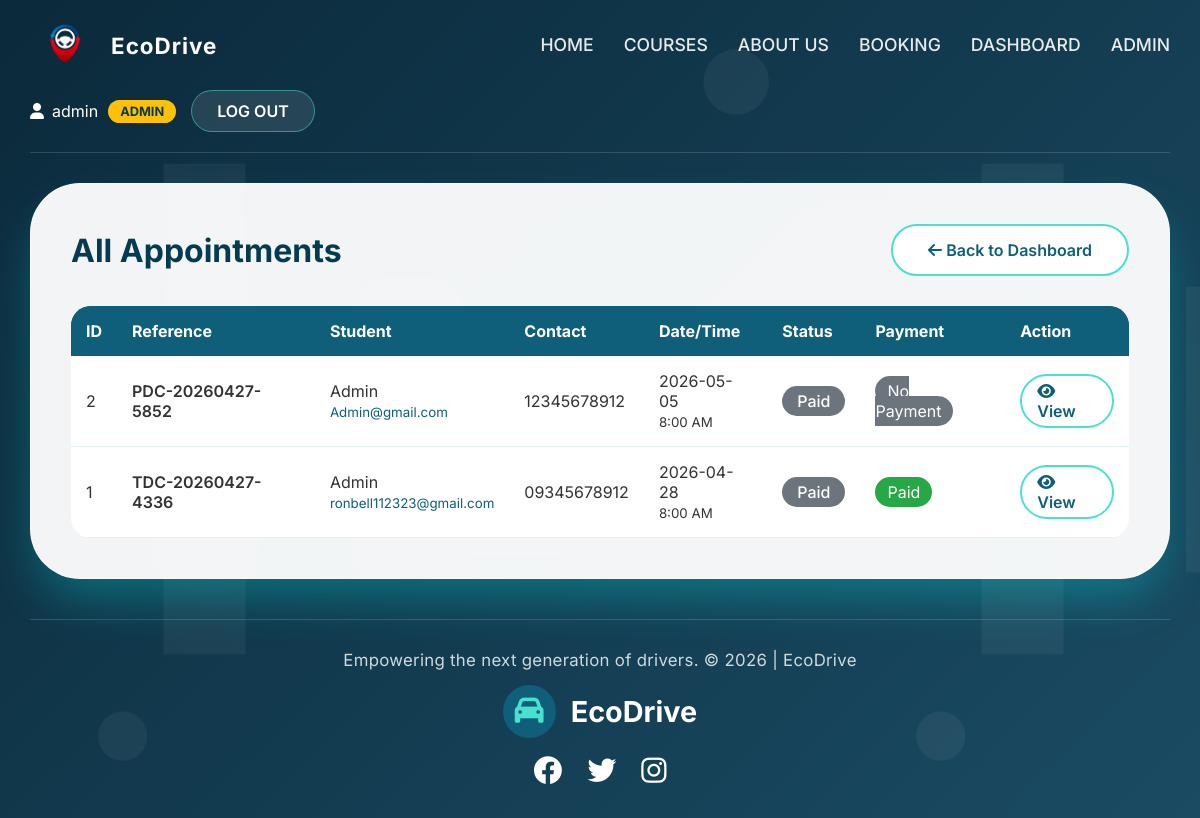
/admin/appointments (signed in), run on the app's committed database.
### models.py (models this page shows)
class Appointment(db.Model):
    __tablename__ = 'appointment'
    id = db.Column(db.Integer, primary_key=True)
    user_id = db.Column(db.Integer, db.ForeignKey('user.id'), nullable=False)
    full_name = db.Column(db.String(200), nullable=False)
    email = db.Column(db.String(200), nullable=False)
    contact_number = db.Column(db.String(50), nullable=False)
    location = db.Column(db.String(100))
    status = db.Column(db.String(50), default='Paid')
    booking_date = db.Column(db.DateTime, default=lambda: datetime.now(timezone.utc))
    reference_number = db.Column(db.String(50), unique=True)
    vehicle_type = db.Column(db.String(50), default='4w')
    tdc_status = db.Column(db.String(20), default='Pending')
    pdc_status = db.Column(db.String(20), default='Pending')
    payment = db.relationship('Payment', backref='appointment', uselist=False, cascade='all, delete-orphan')

class Payment(db.Model):
    __tablename__ = 'payment'
    id = db.Column(db.Integer, primary_key=True)
    appointment_id = db.Column(db.Integer, db.ForeignKey('appointment.id'), nullable=False)
    amount = db.Column(db.Float, nullable=False)
    payment_method = db.Column(db.String(50))
    transaction_id = db.Column(db.String(100), unique=True)
    status = db.Column(db.String(50), default='Paid')
    payment_date = db.Column(db.DateTime)
    reference_number = db.Column(db.String(50))

### app.py (the view)
@app.route('/admin/appointments')
@admin_required
def admin_appointments():
    appointments = Appointment.query.order_by(Appointment.booking_date.desc()).all()
    return render_template('admin_appointments.html', appointments=appointments)

### app.py (called while the page is built)
def admin_required(f):
    @wraps(f)
    def decorated_function(*args, **kwargs):
        if 'user_id' not in session:
            flash('Please login first', 'warning')
            return redirect(url_for('login'))
        user = db.session.get(User, session['user_id'])
        if not user or not user.is_admin:
            flash('Admin access required', 'danger')
            return redirect(url_for('index'))
        return f(*args, **kwargs)
    return decorated_function

@app.before_request
def update_last_seen():
    if 'user_id' in session:
        user = db.session.get(User, session['user_id'])
        if user:
            user.last_seen = datetime.now()
            db.session.commit()

@app.teardown_appcontext
def shutdown_session(exception=None):
    db.session.remove()

### templates/admin_appointments.html (shortened to what this page needs)
{% extends "base.html" %}
{% block content %}
<div class="glass-panel">
    <div style="display: flex; justify-content: space-between; align-items: center; margin-bottom: 30px;">
        <h1 style="color: #043b50;">All Appointments</h1>
        <a href="{{ url_for('admin_dashboard') }}" class="btn-secondary">
            <i class="fas fa-arrow-left"></i> Back to Dashboard
        </a>
    </div>
    <div style="overflow-x: auto;">
        <table class="admin-table" style="width: 100%; border-collapse: collapse;">
            <thead>
                <tr style="background: #0f5e7a; color: white;">
                    <th style="padding: 15px; text-align: left;">ID</th>
                    <th style="padding: 15px; text-align: left;">Reference</th>
                    <th style="padding: 15px; text-align: left;">Student</th>
                    <th style="padding: 15px; text-align: left;">Contact</th>
                    <th style="padding: 15px; text-align: left;">Date/Time</th>
                    <th style="padding: 15px; text-align: left;">Status</th>
                    <th style="padding: 15px; text-align: left;">Payment</th>
                    <th style="padding: 15px; text-align: left;">Action</th>
                </tr>
            </thead>
            <tbody>
                {% for apt in appointments %}
                <tr style="border-bottom: 1px solid #cce7f0;">
                    <td style="padding: 15px;">{{ apt.id }}</td>
                    <td style="padding: 15px; font-weight: 600;">{{ apt.reference_number or 'N/A' }}</td>
                    <td style="padding: 15px;">
                        {{ apt.full_name or 'N/A' }}<br>
                        <small style="color: #0f5e7a;">{{ apt.email or 'N/A' }}</small>
                    </td>
                    <td style="padding: 15px;">{{ apt.contact_number or 'N/A' }}</td>
                    <td style="padding: 15px;">
                        {{ apt.booking_date.strftime('%Y-%m-%d') if apt.booking_date else 'N/A' }}<br>
                        <small>
                            {% if apt.schedule and apt.schedule.start_time %}
                                {{ apt.schedule.start_time }}
                            {% else %}
                                8:00 AM
                            {% endif %}
                        </small>
                    </td>
                    <td style="padding: 15px;">
                        <span style="background: {% if apt.status == 'Confirmed' %}#28a745{% elif apt.status == 'Pending' %}#ffc107{% else %}#6c757d{% endif %};
                                   color: {% if apt.status == 'Pending' %}#043b50{% else %}white{% endif %};
                                   padding: 5px 15px; border-radius: 30px; font-weight: 500;">
                            {{ apt.status or 'N/A' }}
                        </span>
                    </td>
                    <td style="padding: 15px;">
                        {% if apt.payment %}
                            <span style="background: {% if apt.payment.status == 'Paid' %}#28a745{% else %}#ffc107{% endif %};
                                       color: {% if apt.payment.status == 'Paid' %}white{% else %}#043b50{% endif %};
                                       padding: 5px 12px; border-radius: 30px;">
                                {{ apt.payment.status or 'N/A' }}
                            </span>
                        {% else %}
                            <span style="background: #6c757d; color: white; padding: 5px 12px; border-radius: 30px;">
                                No Payment
                            </span>
                        {% endif %}
                    </td>
                    <td style="padding: 15px;">
                        <a href="{{ url_for('admin_appointment_detail', appt_id=apt.id) }}" class="btn-secondary" style="padding: 5px 15px;">
                            <i class="fas fa-eye"></i> View
                        </a>
                    </td>
                </tr>
                {% endfor %}
            </tbody>
        </table>
    </div>
</div>
{% endblock %}

### templates/base.html (style rules this page uses)
* { margin: 0; padding: 0; box-sizing: border-box; }
body { font-family: 'Inter', -apple-system, BlinkMacSystemFont, 'Segoe UI', Roboto, sans-serif; background: linear-gradient(135deg, #0b2a3b 0%, #1a4b63 100%); min-height: 100vh; color: #333; position: relative; scrollbar-width: none; -ms-overflow-style: none; }
body::before { content: ""; position: absolute; inset: 0; background-repeat: repeat; pointer-events: none; }
.glass-panel { background: rgba(255, 255, 255, 0.95); backdrop-filter: blur(12px); border-radius: 50px; padding: 40px; box-shadow: 0 25px 50px -10px rgba(0, 255, 255, 0.3); border: 1px solid rgba(255, 255, 255, 0.5); margin: 20px 0 40px; }
.btn-secondary { background: white; color: #0f5e7a; border: 2px solid #4ae0d0; padding: 14px 35px; border-radius: 60px; font-weight: 600; cursor: pointer; transition: 0.3s; text-decoration: none; display: inline-block; }
.admin-table { width: 100%; border-collapse: collapse; background: white; border-radius: 20px; overflow: hidden; }
.admin-table th { background: #0f5e7a; color: white; padding: 15px; text-align: left; }
.admin-table td { padding: 15px; border-bottom: 1px solid #e0f0f5; }

### data on the page
Appointment: id "2", reference_number "PDC-20260427-5852", full_name "Admin", email "Admin@gmail.com", contact_number "12345678912", booking_date "2026-05-05", status "Paid", shows "No Payment"
Appointment: id "1", reference_number "TDC-20260427-4336", full_name "Admin", email "ronbell112323@gmail.com", contact_number "09345678912", booking_date "2026-04-28", status "Paid", payment "Paid"

### other printed values
{{ session.username }} "admin"
